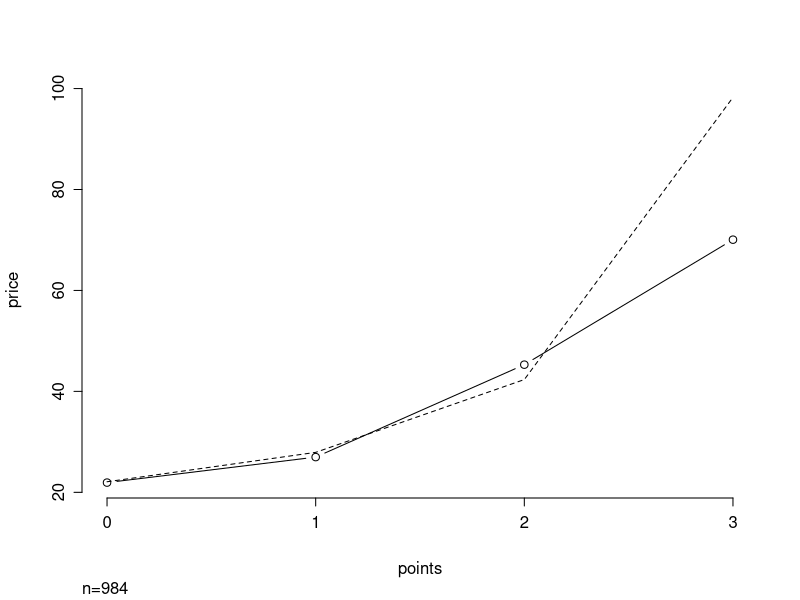
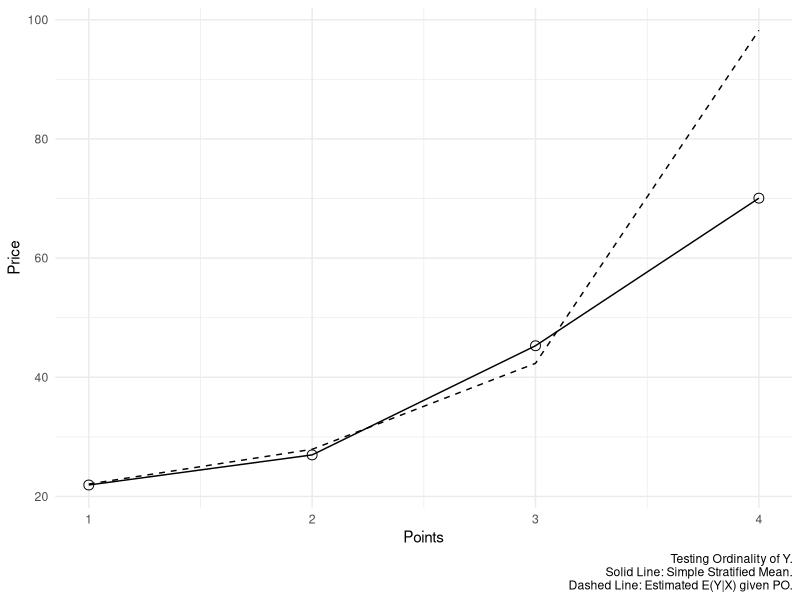
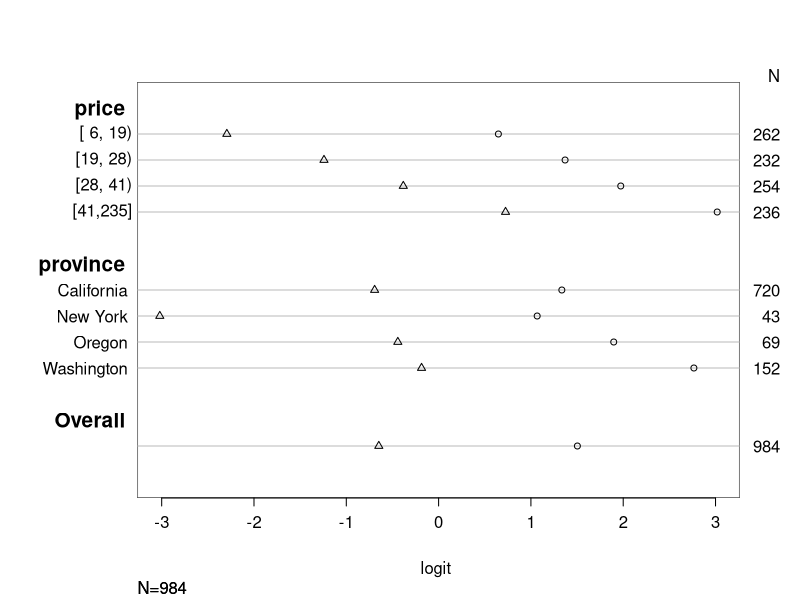
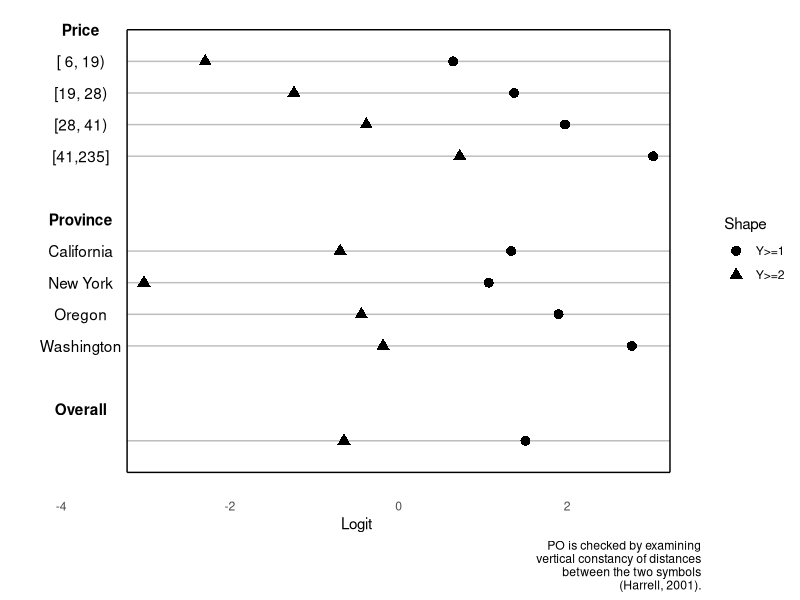

R code for these plots, in order: (Note: this script raises an error after producing the figures.)
## ---- chunk 1
wines <- read.csv("wines.csv", sep="")
wines$points <- as.factor(wines$points)
wines$province <- as.factor(wines$province)
## ---- chunk 2
head(wines)
## ---- chunk 3
library(rms)
plot.xmean.ordinaly(points ~ price, data = wines)
## ---- chunk 4
agg <- aggregate(price ~ points, FUN = mean, data = wines)
agg$points <- as.numeric(agg$points)
## ---- chunk 5
#univariate model
library(MASS)
pmPrice <- polr(as.factor(points) ~ price, data = wines)

#probabilities 
prob1 <- 1 / (1 + exp(-(pmPrice$zeta[1] - coef(pmPrice) * wines$price)))
prob2 <- 1 / (1 + exp(-(pmPrice$zeta[2] - coef(pmPrice) * wines$price))) 
prob3 <- 1 / (1 + exp(-(pmPrice$zeta[3] - coef(pmPrice) * wines$price))) 

#stated the other way, would write as e.g.
prob1 <- (exp(pmPrice$zeta[1] - coef(pmPrice) * wines$price)) / 
  (1 + (exp(pmPrice$zeta[1] - coef(pmPrice) * wines$price)))

#estimated expected values 
#(for inner terms, P(X|Y) are differences between probabilities)
e1 <- sum(wines$price *  prob1          / sum(wines$points == 0)) 
e2 <- sum(wines$price * (prob2 - prob1) / sum(wines$points == 1))
e3 <- sum(wines$price * (prob3 - prob2) / sum(wines$points == 2))
e4 <- sum(wines$price * (1 - prob3)     / sum(wines$points == 3))
## ---- chunk 6
library(ggplot2)
ggplot(data = agg) + theme_minimal() +
  geom_line(aes(x = points, y = price)) +
  geom_point(aes(x = points, y = price), shape = 1, size = 3) +
  geom_line(aes(x = points, y = c(e1, e2, e3, e4)), linetype = 2) + 
  xlab("Points") + ylab("Price") + 
  labs(caption = "Testing Ordinality of Y.\nSolid Line: Simple Stratified Mean.
       Dashed Line: Estimated E(Y|X) given PO.")
## ---- chunk 7
library(Hmisc)
pointInt <- as.integer(wines$points) - 1

sf <- function(y) {
  c(' Y >= 1 ' = qlogis (mean(y >= 1)), 
    ' Y >= 2 ' = qlogis (mean(y >= 2)))
}

s <- summary(pointInt ~ price + province, fun = sf, data = wines)

plot(s, which = 1:2, pch =1:2, xlab = 'logit ', 
     main = ' ', width.factor =1.5) 
## ---- chunk 8
library(tidyverse)

strataggPrice <- wines %>% 
  mutate(pointInt    = as.integer(points) - 1, 
         Interval    = Hmisc::cut2(price, g = 4)) %>%
  group_by(Interval) %>% 
  #two cutoffs in 0, 0|1, 1|2, 3
  summarize("Y>=1" = qlogis(mean(pointInt >= 1)), 
            "Y>=2" = qlogis(mean(pointInt >= 2)))

#by factor, aggregate without stratifying
strataggProv <- wines %>%
  mutate(pointInt = as.integer(points) - 1) %>% 
  group_by(province) %>%
  summarize("Y>=1" = qlogis(mean(pointInt >= 1)),
            "Y>=2" = qlogis(mean(pointInt >= 2))) %>% 
  rename(Interval = province) 

values <- rbind(strataggPrice, strataggProv)[, 2:3] %>% 
  gather() %>% select(value)

#long formats for ggplot
priceLong <- strataggPrice %>% 
  gather(key = "Shape", value = "value", "Y>=1", "Y>=2") %>%
  mutate(Shape = as.factor(Shape))

provLong  <- strataggProv  %>% 
  gather(key = "Shape", value = "value", "Y>=1", "Y>=2") %>%
  mutate(Shape = as.factor(Shape))

#overall is without any indexing
overall <- wines %>% 
  mutate(pointInt = as.integer(points) -1) %>% 
  select(pointInt) %>%
  mutate("Y>=1" = qlogis(mean(pointInt >= 1)), 
         "Y>=2" = qlogis(mean(pointInt >= 2))) %>% 
  slice(1) %>% 
  gather(key = "Shape", value = "value", "Y>=1", "Y>=2") %>% 
  select(-pointInt)

xmin <- min(values); xmax <- max(values); n <- nrow(strataggPrice)
## ---- chunk 9
ggplot() + theme_minimal()  +
  xlim(c(xmin - 1.2, xmax + 0.2)) + 
  ylim(c(-1, nrow(values) - 3)) +
  
  #provinces
  geom_segment(aes(x = rep(xmin - 0.2, n), xend = rep(xmax + 0.2, n), 
                   y = 3:(n+2), yend = 3:(n+2)), colour = "grey") +
  geom_point(data = provLong, aes(x = value, 
                                  y = rev(as.numeric(Interval)) + 2, 
                                  shape = Shape), size = 3) +
  geom_text(aes(label = rev(strataggProv$Interval), 
                x = rep(min(values) - 0.75, 4), y = 3:6)) +
  
  #prices
  geom_segment(aes(x = rep(xmin - 0.2, n), xend = rep(xmax + 0.2, n), 
                   y = (n+5):(2*n+4), yend = (n+5):(2*n+4)), 
               colour = "grey") +
  geom_point(data = priceLong, aes(x = value, 
                                   y = rev(as.numeric(Interval)) + n + 4, 
                                   shape = Shape), size = 3) +
  geom_text(aes(label = rev(strataggPrice$Interval), 
                x = rep(min(values) - 0.75), y = (n+5):(2*n+4))) +
  
  #overall
  geom_segment(aes(x = xmin - 0.2, xend = xmax + 0.2, 
                   y = 0, yend = 0), colour = "grey") +
  geom_point(data = overall, aes(x = value, y = 0, 
                                 shape = Shape), size = 3) +
  
  #x-titles
  geom_text(aes(label = c("Price", "Province", "Overall"), 
                x = rep(min(values) - 0.75, 3), y = c(13, 7, 1)),
            fontface = "bold") +
  
  #border
  geom_segment(aes(x = rep(c(xmin - 0.2, xmax + 0.2), 2), 
                   xend = c(xmin - 0.2, xmax + 0.2, 
                            xmax + 0.2, xmin - 0.2),
                   y = c(rep(-1, 2), -1, 13), 
                   yend = c(rep(13, 2), -1, 13))) +
  
  xlab("Logit") + 
  theme(axis.ticks.y = element_blank()) +
  theme(axis.text.y = element_blank())  +
  theme(axis.title.y = element_blank()) + 
  theme(panel.grid.major = element_blank(), 
        panel.grid.minor = element_blank()) +
  
  labs(caption = "PO is checked by examining\nvertical constancy of distances\nbetween the two symbols\n(Harrell, 2001).")
  
## ---- chunk 10
library(effects)
# fit the full model
fm <- polr(points ~ price + province, data = wines)

plot(Effect(focal.predictors = c("price", "province"), mod = fm,
     xlevels = list(price = seq(min(wines$price), max(wines$price), 
                                length.out = 100))), 
     style="stacked")
## ---- chunk 11
#get predicted probabilities
predDat <- data.frame(
  price = rep(seq(min(wines$price), max(wines$price), length.out = 200), 
              length(unique(wines$province))),
  province = rep(levels(wines$province), each = 200)
)

predDat <- cbind(predDat, predict(fm, predDat, type = "probs"))

#long format for automatic fill
predLong <- predDat %>% gather(Points, value, "0", "1", "2", "3")

#colour palette for fill
f <- colorRampPalette(c("darkblue", "lightblue"))

#i use rev() here because it is more convenient than y-axis flip imo
ggplot(predLong, aes(x = price, y = value, fill = Points)) + 
  geom_area(position = position_stack(reverse = TRUE)) +
  scale_fill_manual(values = f(4)) + 
  geom_line(position = position_stack(reverse = TRUE)) +
  facet_wrap(~province, nrow = 1) +
  ylab("Probability") + xlab("Price") +
  theme_minimal() +
  theme(strip.text = element_text(size=14))
